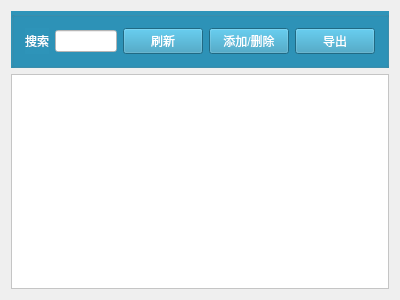
<?xml version="1.0" encoding="UTF-8"?>
<ui version="4.0">
 <class>admin_classinfo</class>
 <widget class="QWidget" name="admin_classinfo">
  <property name="geometry">
   <rect>
    <x>0</x>
    <y>0</y>
    <width>400</width>
    <height>300</height>
   </rect>
  </property>
  <property name="windowTitle">
   <string>admin_classinfo</string>
  </property>
  <layout class="QGridLayout" name="gridLayout">
   <item row="0" column="0">
    <widget class="QGroupBox" name="groupBox_5">
     <property name="styleSheet">
      <string notr="true">color: rgb(255, 255, 255);
background-color: rgb(46, 148, 185);
</string>
     </property>
     <property name="title">
      <string/>
     </property>
     <layout class="QHBoxLayout" name="horizontalLayout_9" stretch="0,5,1,1,0">
      <item>
       <widget class="QLabel" name="label">
        <property name="text">
         <string>搜索</string>
        </property>
       </widget>
      </item>
      <item>
       <widget class="QLineEdit" name="lineEdit_class">
        <property name="styleSheet">
         <string notr="true">color: rgb(0, 0, 0);
background-color: rgb(255, 255, 255);</string>
        </property>
       </widget>
      </item>
      <item>
       <widget class="QPushButton" name="class_btn">
        <property name="text">
         <string>刷新</string>
        </property>
        <property name="iconSize">
         <size>
          <width>15</width>
          <height>15</height>
         </size>
        </property>
       </widget>
      </item>
      <item>
       <widget class="QPushButton" name="class_insertbtn">
        <property name="text">
         <string>添加/删除</string>
        </property>
        <property name="iconSize">
         <size>
          <width>15</width>
          <height>15</height>
         </size>
        </property>
       </widget>
      </item>
      <item>
       <widget class="QPushButton" name="outputbtn">
        <property name="text">
         <string>导出</string>
        </property>
       </widget>
      </item>
     </layout>
    </widget>
   </item>
   <item row="1" column="0">
    <widget class="QTableView" name="tableView">
     <property name="styleSheet">
      <string notr="true">background-color: rgb(255, 255, 255);</string>
     </property>
    </widget>
   </item>
  </layout>
 </widget>
 <layoutdefault spacing="6" margin="11"/>
 <resources/>
 <connections/>
</ui>
